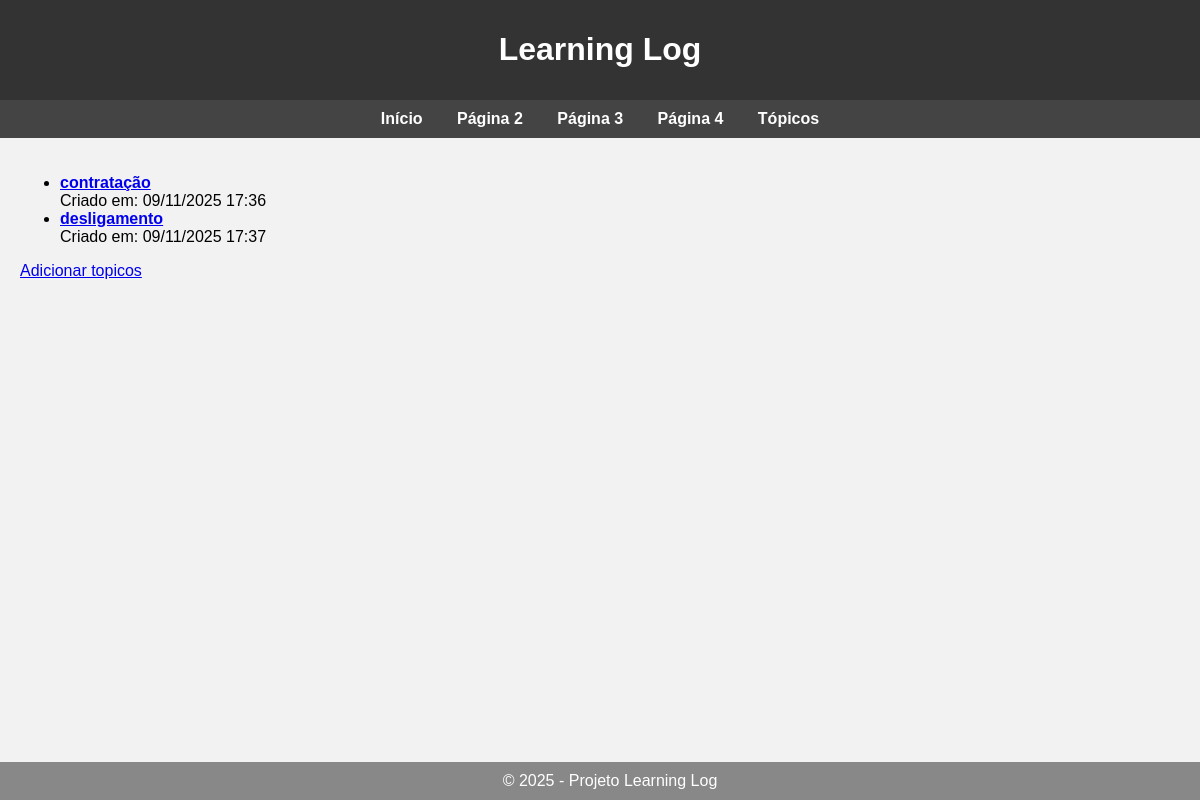
The page /topics on the database as committed earlier.
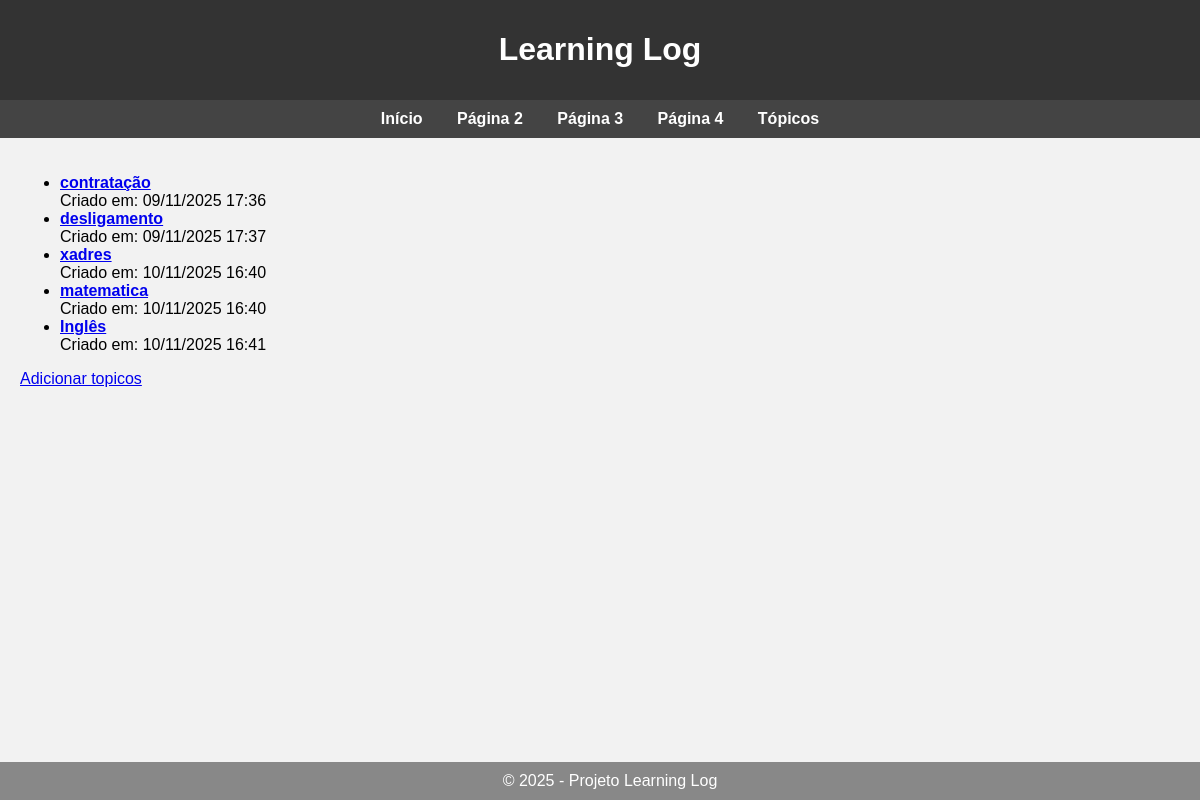
The same page on the database as committed later.
### learning_logs/models.py (models this page shows, shortened)
class Topic(models.Model):
    text = models.CharField(max_length=200)
    date_added = models.DateTimeField(auto_now_add=True)

### learning_logs/views.py (the view)
# urls.py: path('topics', views.topics, name='topics'),
def topics(request):
      topics = Topic.objects.order_by('date_added', 'text')
      context = {'topics' : topics}
      return render(request, 'learning_logs/topics.html',  context)

### learning_logs/templates/learning_logs/topics.html
{% extends "learning_logs/menu.html" %}
{% block content %}
<ul>
    {% for topic in topics %}
        <li><strong><a href="{% url 'topic' topic.id %}">{{ topic.text }}</a></strong> <br>
        Criado em: {{ topic.date_added|date:"d/m/Y H:i" }}</li>
    {% empty %}
        <li>Não há tópicos.</li>
    {% endfor %}
</ul>
<a href="{% url 'new_topic' %}">Adicionar topicos</a>
{% endblock content %}

### learning_logs/templates/learning_logs/menu.html (shortened to what this page needs)
<!DOCTYPE html>
<html lang="pt-BR">
<head>
</head>
<body>
    <header>
        <h1><a href="{% url 'index' %}" style="color: white; text-decoration: none;">Learning Log</a></h1>
    </header>
    <nav>
        <a href="{% url 'index' %}">Início</a>
        <a href="{% url 'pg2' %}">Página 2</a>
        <a href="{% url 'pg3' %}">Página 3</a>
        <a href="{% url 'pg4' %}">Página 4</a>
        <a href="{% url 'topics' %}">Tópicos</a>
    </nav>
    <main>
        {% block content %}
        {% endblock content %}
    </main>
    <footer>
        &copy; 2025 - Projeto Learning Log
    </footer>
</body>
</html>

### learning_logs/templates/learning_logs/menu.html (style rules this page uses)
body { font-family: Arial, sans-serif; background-color: #f2f2f2; margin: 0; padding: 0; }
header { background-color: #333; color: white; padding: 10px; text-align: center; }
nav { background-color: #444; padding: 10px; text-align: center; }
nav a { color: white; margin: 0 15px; text-decoration: none; font-weight: bold; }
main { padding: 20px; }
footer { background-color: #888; color: white; text-align: center; padding: 10px; position: fixed; bottom: 0; width: 100%; }

Rows that differ between the two databases and show on the page:
added Topic: text "xadres", date_added "10/11/2025 16:40"
added Topic: text "matematica", date_added "10/11/2025 16:40"
added Topic: text "Inglês", date_added "10/11/2025 16:41"
